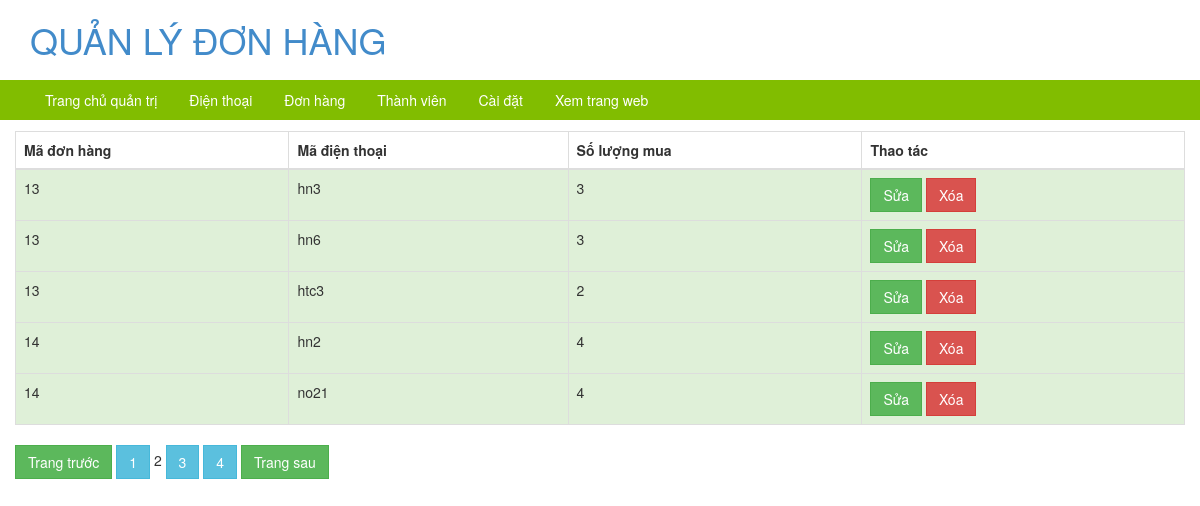
The page /admin/category.php?page=2 (signed in) on the database its author committed.
### tables this page shows
CREATE TABLE `chitietdonhang` (
  `id` int(11) NOT NULL,
  `madienthoai` varchar(20) NOT NULL,
  `soluongmua` int(11) NOT NULL,
  `madonhang` int(11) NOT NULL
);

### admin/category.php (the view, shortened to what this page needs)
<?php
    	include 'head.php';
     ?>
<body>
	<header>
        <div class="container">
	            <a href="#">
					<h1>QUẢN LÝ ĐƠN HÀNG</h1>
	            </a>
        </div>
    </header>
    <?php
    	include 'menu.php';
     ?>
    <section>
    	<div class="container">
    		<div class="row header1">
			  	<div class="col-xs-12 col-md-12">
			  	</div>
			</div>
			<div class="row">
				<table class="table table-striped table-bordered">
		              <thead>
		                <tr>
		                  <th>Mã đơn hàng</th>
		                  <th>Mã điện thoại</th>
		                  <th>Số lượng mua</th>
		                  <th>Thao tác</th>
		                </tr>
		              </thead>
		              <tbody>
		              <?php
		              	if (!isset($_GET['page'])) {
							$page = 1;
						}
						else
						{
							$page = $_REQUEST['page'];
						}
						$vitri = ($page - 1) * 5;
		              	$pdo = Database::connect();
		              	$sql1 = 'select * from chitietdonhang';
		              	if($result = $pdo->query($sql1))
						{
						    $recordnumber = $result->rowCount();
						    if ($recordnumber%5 ==0)
						    {
						    	$pagenumber = $recordnumber/5;
						    }
						    else{
						    	$pagenumber = floor($recordnumber/5) + 1;
						    }
						}
		              	$sql = 'select * from chitietdonhang limit '.$vitri.', 5';
		              	foreach ($pdo->query($sql) as $row) {
		              		echo '<tr class="success">';
		              			echo '<td>'.$row['madonhang'].'</td>';
		              			echo '<td>'.$row['madienthoai'].'</td>';
		              			echo '<td>'.$row['soluongmua'].'</td>';
		              			echo '<td >';
		              			echo '<a class="btn btn-success" href="category_update.php?id='.$row["madonhang"].'">Sửa</a>';
		              			echo '<a class="btn btn-danger" href="category_delete.php?id='.$row["madonhang"].'">Xóa</a>';
		              			echo '</td>';
		              		echo '</tr>';
		              	}
		               ?>
		              </tbody>
	            </table>
	            <?php
	            	if($page>1){echo '<a class="btn btn-success" href="category.php?page='.($page-1).'">Trang trước</a>';}
					for ($i=1 ; $i<=$pagenumber ; $i++) {
						if ($i == $page) {
						       echo $i;
						}
						else {
						      echo '<a class="btn btn-info" href="category.php?page='.$i.'">'.$i.'</a>';
						}
					}
					if($page<$pagenumber){echo '<a class="btn btn-success" href="category.php?page='.($page+1).'"">Trang sau</a>';}
				?>
			</div>
    	</div>
    </section>
</body>
</html>

### admin/css/product.css (style rules this page uses)
.header1 { margin-top: 10px; }
.btn { border-radius: 0px !important; }

### rows shown on the page
chitietdonhang: madonhang "13", madienthoai "hn3", soluongmua "3"
chitietdonhang: madonhang "13", madienthoai "hn6", soluongmua "3"
chitietdonhang: madonhang "13", madienthoai "htc3", soluongmua "2"
chitietdonhang: madonhang "14", madienthoai "hn2", soluongmua "4"
chitietdonhang: madonhang "14", madienthoai "no21", soluongmua "4"
